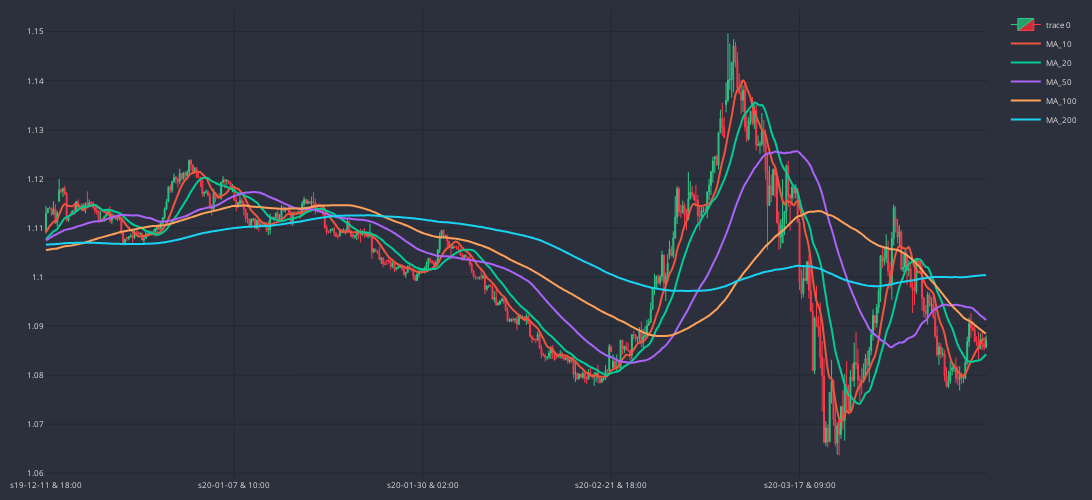

The code cell stored with this chart in its notebook:
### Code cell
cp.show_plot(line_traces=medie)

### Figure 1 — Plotly figure (JSON) as saved in the notebook; plotly's stock layout.template omitted (floating-point values rounded to 4 significant figures; data arrays with more than 128 entries replaced by an {"elided": "..."} marker saying what was removed)
{"data": [{"close": {"elided": "500 float values"}, "decreasing": {"fillcolor": "#CC2E3C", "line": {"color": "#FF3A4C"}}, "high": {"elided": "500 float values"}, "increasing": {"fillcolor": "#24A06B", "line": {"color": "#2EC886"}}, "line": {"width": 1}, "low": {"elided": "500 float values"}, "opacity": 1, "open": {"elided": "500 float values"}, "type": "candlestick", "x": {"elided": "500 str values"}}, {"line": {"shape": "spline", "width": 2}, "name": "MA_10", "type": "scatter", "x": {"elided": "500 str values"}, "y": {"elided": "500 float values"}}, {"line": {"shape": "spline", "width": 2}, "name": "MA_20", "type": "scatter", "x": {"elided": "500 str values"}, "y": {"elided": "500 float values"}}, {"line": {"shape": "spline", "width": 2}, "name": "MA_50", "type": "scatter", "x": {"elided": "500 str values"}, "y": {"elided": "500 float values"}}, {"line": {"shape": "spline", "width": 2}, "name": "MA_100", "type": "scatter", "x": {"elided": "500 str values"}, "y": {"elided": "500 float values"}}, {"line": {"shape": "spline", "width": 2}, "name": "MA_200", "type": "scatter", "x": {"elided": "500 str values"}, "y": {"elided": "500 float values"}}], "layout": {"font": {"color": "#e1e1e1", "size": 8}, "height": 500, "margin": {"b": 10, "l": 10, "r": 10, "t": 10}, "paper_bgcolor": "#2c303c", "plot_bgcolor": "#2c303c", "width": 1200, "xaxis": {"gridcolor": "#1f292f", "nticks": 5, "rangeslider": {"visible": false}}, "yaxis": {"gridcolor": "#1f292f"}}}
